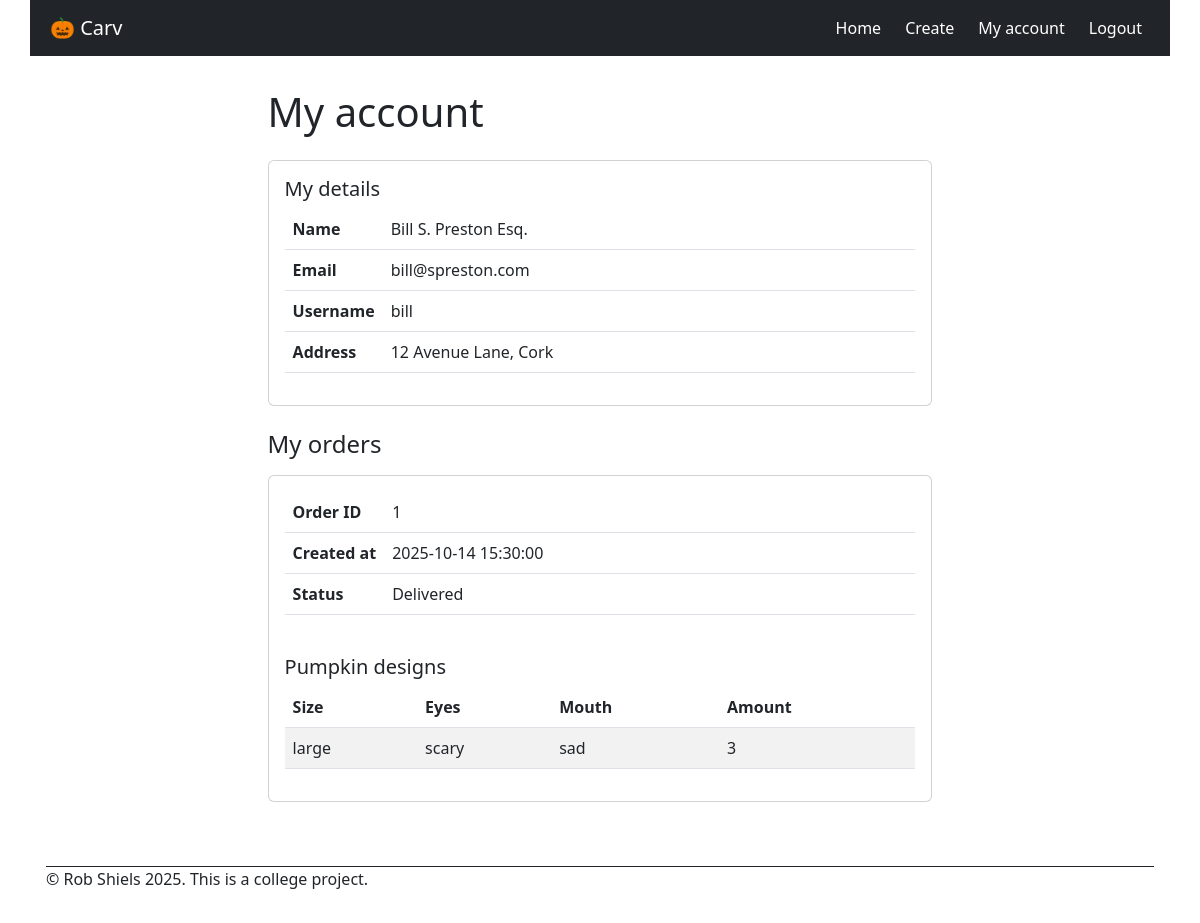
The page /my-account (signed in) on the database as committed earlier.
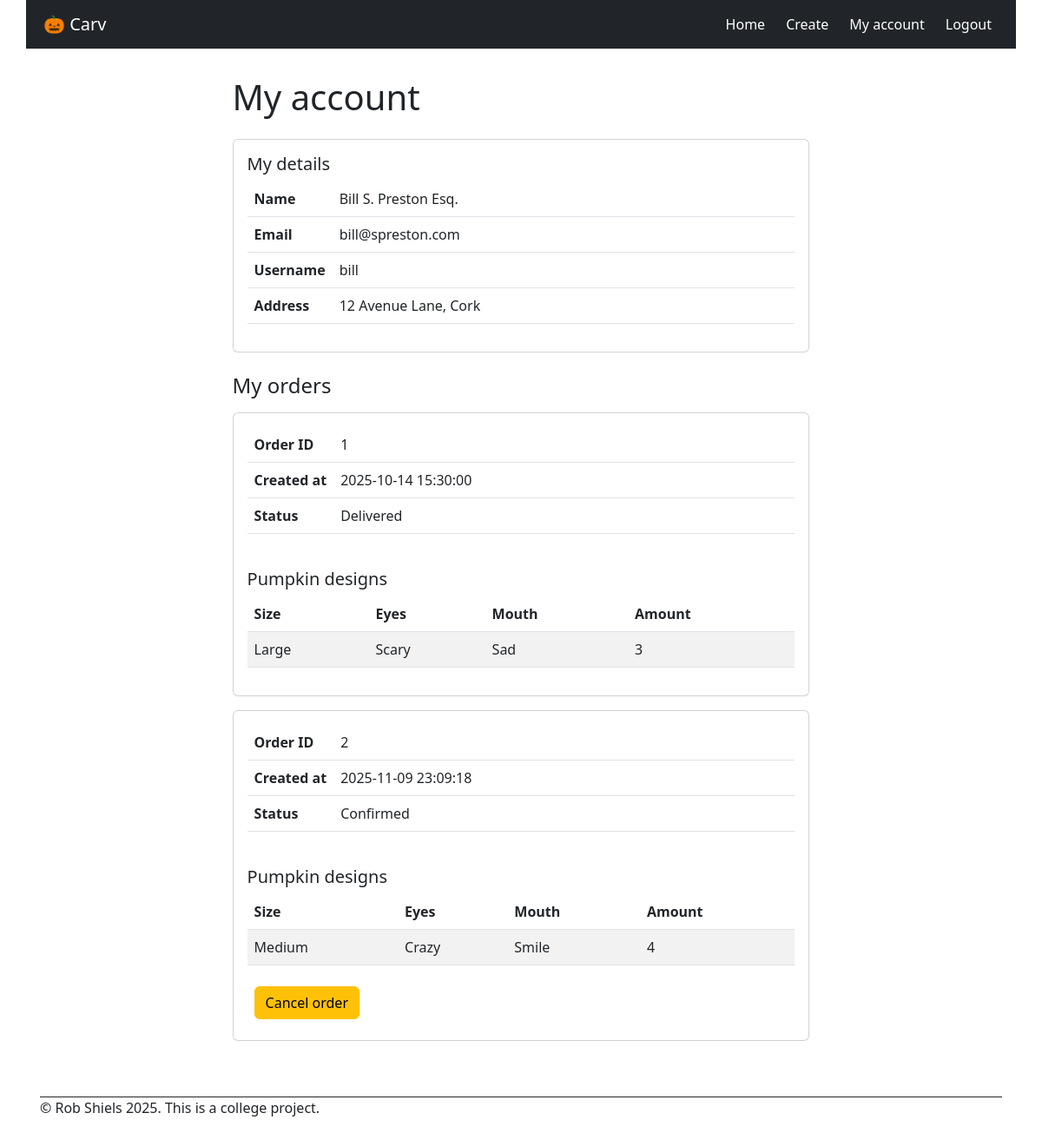
The same page on the database as committed later.
### models.py (models this page shows, shortened)
class Order(db.Model):
    __tablename__ = 'order'
    order_id: Mapped[int] = mapped_column(primary_key=True)
    created_at: Mapped[datetime] = mapped_column(nullable=False,  default=lambda: datetime.now(timezone.utc).replace(microsecond=0))
    status: Mapped[str] = mapped_column(nullable=True)
    customer_id: Mapped[int] = mapped_column(db.ForeignKey('user.user_id'), nullable=False) # Add 'delete' button to delete customer and all associated ordres
    customer = db.relationship('User', back_populates='orders')
    pumpkins = db.relationship('PumpkinDesign', back_populates='order',  cascade='all, delete-orphan', passive_deletes=True )  # one-to-many

class PumpkinDesign(db.Model):
    __tablename__ = 'pumpkin_design'
    design_id: Mapped[int] = mapped_column(primary_key=True)
    size: Mapped[str] = mapped_column(nullable=False)
    eyes: Mapped[str] = mapped_column(nullable=False)
    mouth: Mapped[str] = mapped_column(nullable=False)
    amount: Mapped[int] = mapped_column(nullable=False)
    created_at: Mapped[datetime] = mapped_column(nullable=False,  default=lambda: datetime.now(timezone.utc).replace(microsecond=0))
    order_id: Mapped[int] = mapped_column(db.ForeignKey('order.order_id', ondelete='CASCADE'), nullable=False)
    order = db.relationship('Order', back_populates='pumpkins')

### app.py (the view)
@app.route("/my-account")
@login_required
def my_account():
    orders = Order.query.filter_by(customer_id=current_user.user_id).order_by(Order.order_id).all()
    return render_template("my-account.html", orders=orders)

### app.py (called while the page is built)
@login_manager.user_loader
def load_user(user_id):
    return User.query.get(int(user_id))

### templates/my-account.html (shortened to what this page needs)
{% set title = "My account" %}
{% extends "base.html" %}
{% block main %}
<div class="card mb-4">
    <div class="card-body">
        <h5 class="card-title ">My details</h5>
        <table class="table">
            <tbody>
                <tr>
                    <th scope="row" class="hug">Name</th>
                    <td>{{ current_user.name }}</td>
                </tr>
                <tr>
                    <th scope="row" class="hug">Email</th>
                    <td>{{ current_user.email }}</td>
                </tr>
                <tr>
                    <th scope="row" class="hug">Username</th>
                    <td>{{ current_user.username }}</td>
                </tr>
                <tr>
                    <th scope="row" class="hug">Address</th>
                    <td>{{ current_user.address }}</td>
                </tr>
            </tbody>
        </table>
    </div>
</div>
<h4 class="card-title mb-3">My orders</h4>
{% for order in orders %}
<div class="card mb-3">
    <div class="card-body">
        <div class="pb-4">
            <table class="table">
                <tbody>
                    <tr>
                        <th scope="row" class="hug">Order ID</th>
                        <td>{{ order.order_id }}</td>
                    </tr>
                    <tr>
                        <th scope="row" class="hug">Created at</th>
                        <td>{{ order.created_at }}</td>
                    </tr>
                    <tr>
                        <th scope="row" class="hug">Status</th>
                        <td>{{ order.status }}</td>
                    </tr>
                </tbody>
            </table>
        </div>
        <h5 class="card-title ">Pumpkin designs</h5>
        {% if order.pumpkins %}
        <table class="table table-striped">
            <thead>
                <tr>
                    <th>Size</th>
                    <th>Eyes</th>
                    <th>Mouth</th>
                    <th>Amount</th>
                </tr>
            </thead>
            <tbody>
                {% for pumpkin in order.pumpkins %}
                <tr>
                    <td>{{ pumpkin.size }}</td>
                    <td>{{ pumpkin.eyes }}</td>
                    <td>{{ pumpkin.mouth }}</td>
                    <td>{{ pumpkin.amount }}</td>
                </tr>
                {% endfor %}
            </tbody>
        </table>
        {% else %}
        <p>You haven't added a pumpkin yet.</p>
        {% endif %}
        {% if order.status != "Delivered" %}
        <form id="order-form" action="{{url_for('delete_order', order_id=order.order_id)}}" method="post">
            <button type="submit" class="btn btn-warning m-2">Cancel order</button>
        </form>
        {% endif %}
    </div>
</div>
{% endfor %}
{% endblock %}

Rows that differ between the two databases and show on the page:
changed PumpkinDesign: size "large" → "Large"; eyes "scary" → "Scary"; mouth "sad" → "Sad"
added Order: order_id "2", created_at "2025-11-09 23:09:18", status "Confirmed"
added PumpkinDesign: size "Medium", eyes "Crazy", mouth "Smile", amount "4", shown under "2"
